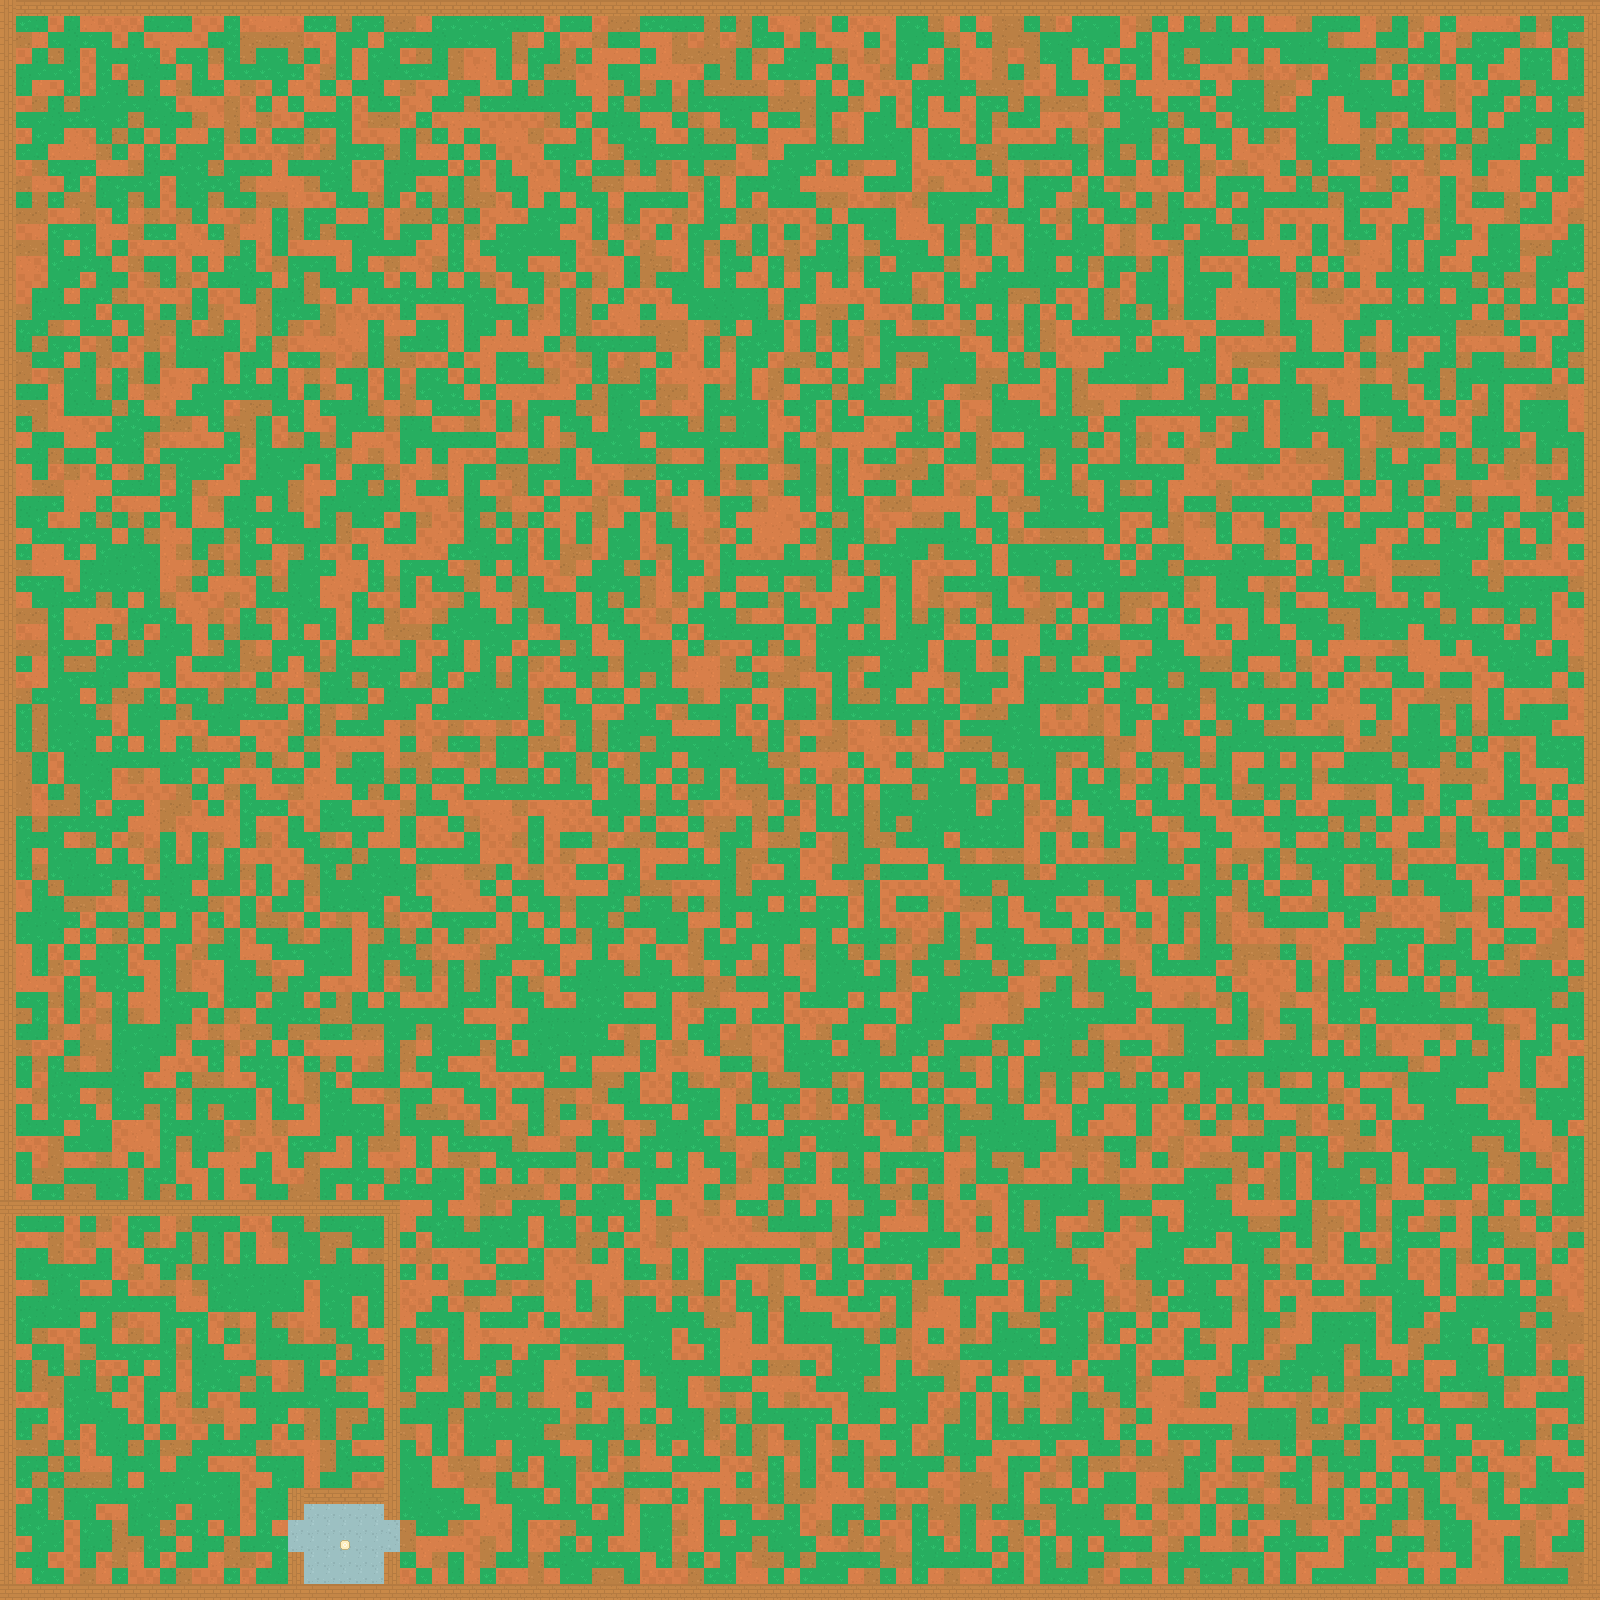

This is a level from a 2D game, rendered from its Tiled map with the project's own tilesets. A one-line summary and the map file follow, with tile-layer data summarised:
An orthogonal 100x100 tile map with 16x16 px tiles, 2 tile layers (FloorTiles, Details) and 11 objects.

<map version="1.0" orientation="orthogonal" renderorder="right-down" width="100" height="100" tilewidth="16" tileheight="16" nextobjectid="14">
 <tileset firstgid="1" name="terrain" tilewidth="16" tileheight="16" spacing="2" tilecount="28" columns="28">
  <image source="../atlas/terrain.png" width="512" height="32" />
 </tileset>
 <layer name="FloorTiles" width="100" height="100">
  <data>[10000 cells, 10000 non-empty, 19 distinct tile ids]</data>
 </layer>
 <layer name="Details" width="100" height="100">
  <data>[10000 cells, 1 non-empty, 1 distinct tile ids]</data>
 </layer>
 <objectgroup name="walls">
  <object id="1" x="0" y="1200" width="400" height="16" />
  <object id="2" x="0" y="1584" width="1600" height="16" />
  <object id="3" x="384" y="1216" width="16" height="304" />
  <object id="4" x="0" y="0" width="16" height="1584" />
  <object id="7" x="288" y="1488" width="16" height="32" />
  <object id="8" x="288" y="1552" width="16" height="32" />
  <object id="9" x="304" y="1488" width="80" height="16" />
  <object id="10" x="384" y="1552" width="16" height="32" />
  <object id="12" x="16" y="0" width="1584" height="16" />
  <object id="13" x="1584" y="16" width="16" height="1568" />
 </objectgroup>
 <objectgroup name="playerspawn">
  <object id="5" x="192" y="1376" width="16" height="16" />
 </objectgroup>
</map>